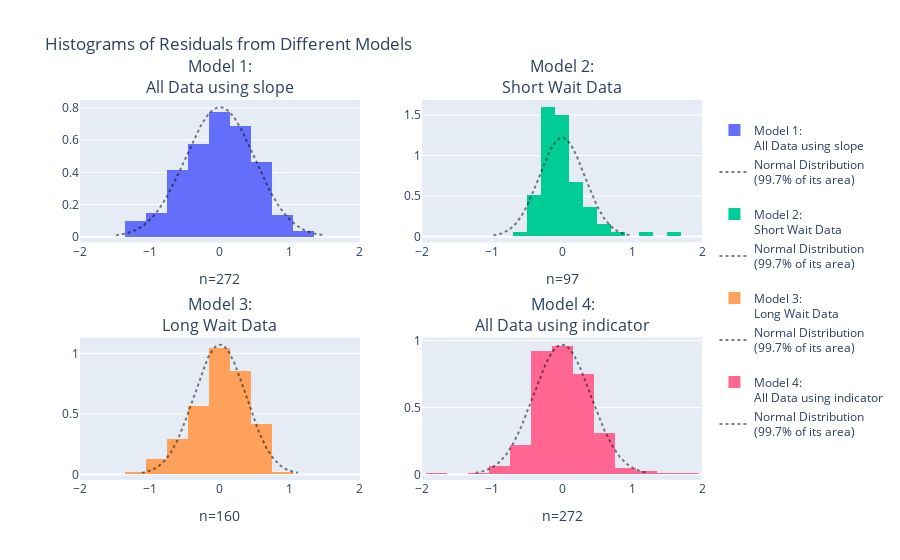

Notebook code for this chart:
### Markdown cell above
#11) Being completely honest, I am not entirely sure certain what this question is necessarily asking me to do in contrary to what has already been provided. However, it is shown that at least to some extent, the data has already been divided into its duration and lengths, and each variable effectively now has an additional binary statement determining if its short or long in terms of wait. Grouping everything together like this then showing it in the form of a box plot retains the same 0.00 p value, in which we can still determine that there is a correlation and as such as we can still reject the null hypothesis. The differences between the indicator based model and the standard model based on a scatter plot both suggest that the duration of the wait between eruptions is directly correlated with the duration of the eruption. The continuous model, the one based on a scatter plot with minute by minute representations, provides a detailed relationship between wait time and duration. Whereas the other one, categorizing and using indicators, shows a very clear sign of there being a difference whilst losing the detail of the previous one.

### Code cell
from plotly.subplots import make_subplots
import plotly.graph_objects as go
from scipy import stats
import numpy as np

model_residuals = {
    '<br>Model 1:<br>All Data using slope': smf.ols('duration ~ waiting', data=old_faithful).fit().resid,
    '<br>Model 2:<br>Short Wait Data': smf.ols('duration ~ waiting', data=old_faithful[short_wait]).fit().resid,
    '<br>Model 3:<br>Long Wait Data': smf.ols('duration ~ waiting', data=old_faithful[long_wait]).fit().resid,
    '<br>Model 4:<br>All Data using indicator': smf.ols('duration ~ C(kind, Treatment(reference="short"))', data=old_faithful).fit().resid
}

fig = make_subplots(rows=2, cols=2, subplot_titles=list(model_residuals.keys()))
for i, (title, resid) in enumerate(model_residuals.items()):

    if i == 1:  # Apply different bins only to the second histogram (index 1)
        bin_size = dict(start=-1.9, end=1.9, size=0.2)
    else:
        bin_size = dict(start=-1.95, end=1.95, size=0.3)

    fig.add_trace(go.Histogram(x=resid, name=title, xbins=bin_size, histnorm='probability density'), 
                  row=int(i/2)+1, col=(i%2)+1)
    fig.update_xaxes(title_text="n="+str(len(resid)), row=int(i/2)+1, col=(i%2)+1)    
    
    normal_range = np.arange(-3*resid.std(),3*resid.std(),0.01)
    fig.add_trace(go.Scatter(x=normal_range, mode='lines', opacity=0.5,
                             y=stats.norm(loc=0, scale=resid.std()).pdf(normal_range),
                             line=dict(color='black', dash='dot', width=2),
                             name='Normal Distribution<br>(99.7% of its area)'), 
                  row=int(i/2)+1, col=(i%2)+1)
    
fig.update_layout(title_text='Histograms of Residuals from Different Models')
fig.update_xaxes(range=[-2,2])
fig.show() # USE `fig.show(renderer="png")` FOR ALL GitHub and MarkUs SUBMISSIONS

### Figure 1 — Plotly figure (JSON) as saved in the notebook; plotly's stock layout.template omitted (floating-point values rounded to 4 significant figures; data arrays with more than 128 entries replaced by an {"elided": "..."} marker saying what was removed)
{"data": [{"histnorm": "probability density", "name": "<br>Model 1:<br>All Data using slope", "type": "histogram", "x": {"elided": "272 float values"}, "xaxis": "x", "xbins": {"end": 1.95, "size": 0.3, "start": -1.95}, "yaxis": "y"}, {"line": {"color": "black", "dash": "dot", "width": 2}, "mode": "lines", "name": "Normal Distribution<br>(99.7% of its area)", "opacity": 0.5, "type": "scatter", "x": {"elided": "298 float values"}, "xaxis": "x", "y": {"elided": "298 float values"}, "yaxis": "y"}, {"histnorm": "probability density", "name": "<br>Model 2:<br>Short Wait Data", "type": "histogram", "x": [-0.2576, 0.0482, 0.8032, -0.04121, -0.2246, -0.1526, 0.1536, -0.4848, -0.4134, -0.1912, -0.1526, -0.1128, 0.003643, -0.05778, -0.3354, -0.2632, -0.3962, 1.554, 0.0645, -0.1684, -0.2246, -0.3246, -0.6121, 0.06464, -0.1748, -0.3735, -0.2342, -0.1349, -0.2518, -0.1735, 0.3318, 0.2422, 0.009492, -0.1021, -0.4239, -0.1242, 0.2482, 0.1531, -0.03564, -0.2304, 0.1316, -0.4684, 0.3479, -0.3514, 0.5815, -0.1349, 0.05865, 0.1872, 0.008651, 0.6981, -0.04749, -0.1082, -0.002501, 0.04249, -0.1854, 0.07007, -0.2355, 0.09877, -0.2355, 0.3417, -0.1462, 0.1101, -0.08036, -0.02993, -0.04108, 0.4479, -0.1968, 0.04179, -0.04749, 0.1032, -0.2911, 0.2588, -0.09051, -0.1685, -0.09749, -0.01393, -0.07993, 1.138, 0.3645, -0.07979, -0.1021, -0.3076, 0.3594, 0.2479, -0.1746, -0.2076, 0.05392, 0.4474, 0.6431, -0.04108, 0.1424, -0.1019, -0.2962, 0.1689, 0.05949, 0.2695, -0.06349], "xaxis": "x2", "xbins": {"end": 1.9, "size": 0.2, "start": -1.9}, "yaxis": "y2"}, {"line": {"color": "black", "dash": "dot", "width": 2}, "mode": "lines", "name": "Normal Distribution<br>(99.7% of its area)", "opacity": 0.5, "type": "scatter", "x": {"elided": "197 float values"}, "xaxis": "x2", "y": {"elided": "197 float values"}, "yaxis": "y2"}, {"histnorm": "probability density", "name": "<br>Model 3:<br>Long Wait Data", "type": "histogram", "x": {"elided": "160 float values"}, "xaxis": "x3", "xbins": {"end": 1.95, "size": 0.3, "start": -1.95}, "yaxis": "y3"}, {"line": {"color": "black", "dash": "dot", "width": 2}, "mode": "lines", "name": "Normal Distribution<br>(99.7% of its area)", "opacity": 0.5, "type": "scatter", "x": {"elided": "224 float values"}, "xaxis": "x3", "y": {"elided": "224 float values"}, "yaxis": "y3"}, {"histnorm": "probability density", "name": "<br>Model 4:<br>All Data using indicator", "type": "histogram", "x": {"elided": "272 float values"}, "xaxis": "x4", "xbins": {"end": 1.95, "size": 0.3, "start": -1.95}, "yaxis": "y4"}, {"line": {"color": "black", "dash": "dot", "width": 2}, "mode": "lines", "name": "Normal Distribution<br>(99.7% of its area)", "opacity": 0.5, "type": "scatter", "x": {"elided": "248 float values"}, "xaxis": "x4", "y": {"elided": "248 float values"}, "yaxis": "y4"}], "layout": {"annotations": [{"font": {"size": 16}, "showarrow": false, "text": "<br>Model 1:<br>All Data using slope", "x": 0.225, "xanchor": "center", "xref": "paper", "y": 1, "yanchor": "bottom", "yref": "paper"}, {"font": {"size": 16}, "showarrow": false, "text": "<br>Model 2:<br>Short Wait Data", "x": 0.775, "xanchor": "center", "xref": "paper", "y": 1, "yanchor": "bottom", "yref": "paper"}, {"font": {"size": 16}, "showarrow": false, "text": "<br>Model 3:<br>Long Wait Data", "x": 0.225, "xanchor": "center", "xref": "paper", "y": 0.375, "yanchor": "bottom", "yref": "paper"}, {"font": {"size": 16}, "showarrow": false, "text": "<br>Model 4:<br>All Data using indicator", "x": 0.775, "xanchor": "center", "xref": "paper", "y": 0.375, "yanchor": "bottom", "yref": "paper"}], "title": {"text": "Histograms of Residuals from Different Models"}, "xaxis": {"anchor": "y", "domain": [0, 0.45], "range": [-2, 2], "title": {"text": "n=272"}}, "xaxis2": {"anchor": "y2", "domain": [0.55, 1], "range": [-2, 2], "title": {"text": "n=97"}}, "xaxis3": {"anchor": "y3", "domain": [0, 0.45], "range": [-2, 2], "title": {"text": "n=160"}}, "xaxis4": {"anchor": "y4", "domain": [0.55, 1], "range": [-2, 2], "title": {"text": "n=272"}}, "yaxis": {"anchor": "x", "domain": [0.625, 1]}, "yaxis2": {"anchor": "x2", "domain": [0.625, 1]}, "yaxis3": {"anchor": "x3", "domain": [0, 0.375]}, "yaxis4": {"anchor": "x4", "domain": [0, 0.375]}}}
